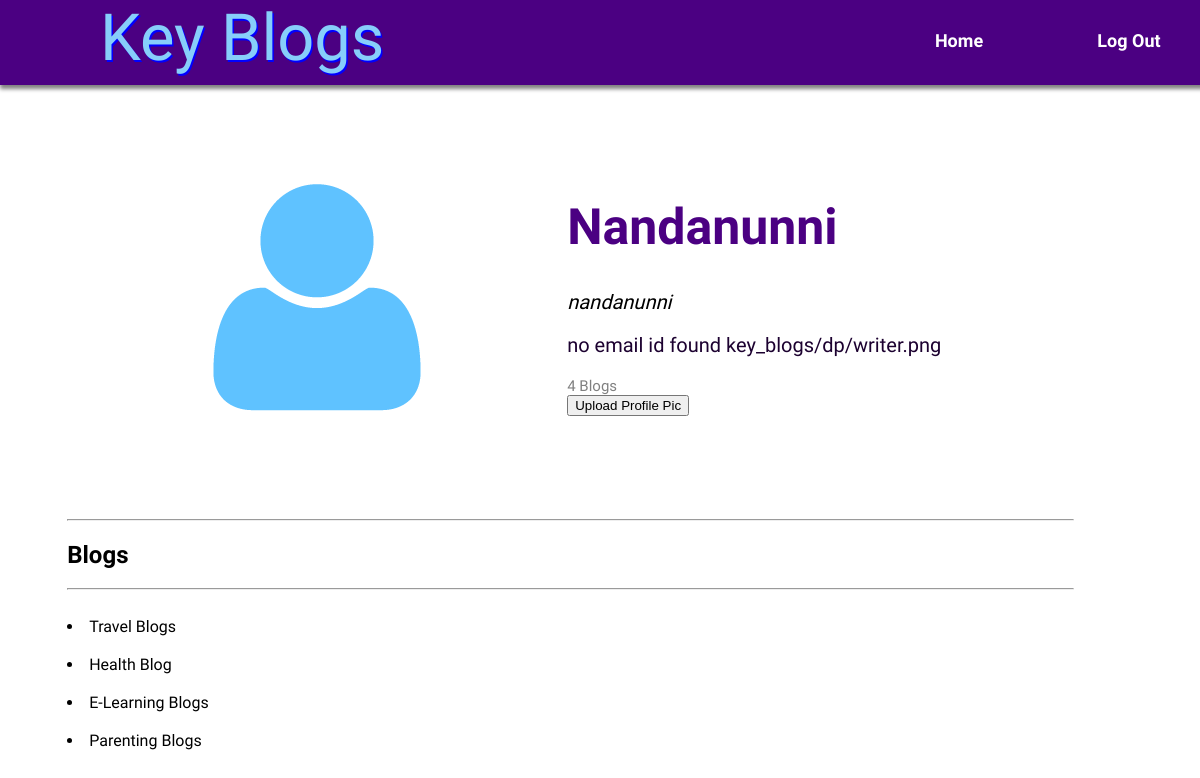
/profile/ (signed in), run on the app's committed database.
### key_blogs/models.py (models this page shows)
class Writer(models.Model):
    user = models.OneToOneField(User, on_delete=models.CASCADE)
    gender = models.CharField(max_length=7, choices=[('male', 'Male'), ('female', 'Female'), ('other', 'Other')])
    dp = models.ImageField(blank=True, upload_to='key_blogs/dp/', default='key_blogs/dp/writer.png')

class Blog(models.Model):
    author = models.ForeignKey(User, on_delete=models.CASCADE)
    title = models.CharField(max_length=25)
    content = models.TextField()
    tag = models.CharField(choices=TAGS, max_length=20, default='none')
    pub_date = models.DateField()
    mod_date = models.DateField()
    def __str__(self):
        return self.title

### key_blogs/views.py (the view)
# urls.py: path('profile/', views.profile_view, name='view_profile'),
@login_required
def profile_view(request):
    return render(request, 'key_blogs/profile.html')

### templates/key_blogs/profile.html (shortened to what this page needs)
<!DOCTYPE html>
<html lang="en">
<head>
    {% load static %}
    <link rel="stylesheet" href="{% static 'css/key_blogs/int_styles.css' %}">
</head>
<body>
    <div class="header">
        <label>Key Blogs</label>
        <a href="/logout/?next=/login"><b>Log Out</b></a>
        <a href="/feeds/"><b>Home</b></a>
        <div class="progress-container">
        </div>
    </div>
    <br/><br/><br/><br/><br/><br/>
    <div class="profile">
        <div class="profile-pic">
            <img src="{% static '/images/key_blogs/default_profile.png' %}" align='left' hspace=100>
        </div>
        <div class="profile-data">
            <br/>
            <h1>{{ user.first_name }}</h1>
            <i>{{ user.username }}</i><br/><br/>
            <label>no email id found {{user.writer.dp}}</label><br/><br/>
            <small>{{ user.blog_set.count }} Blogs</small><br/>
            <a href="/dpupload/"><button>Upload Profile Pic</button></a>
            <br/><br/><br/><br/><br/><br/>
        </div><hr>
        <div class="profile-feed">
            <h2>Blogs</h2>
            <hr><br/>
            {% for blog in user.blog_set.all %}
                <li>{{ blog }}</li><br/>
            {% endfor %}
        </div>
    </div>
</body>
</html>

### static/css/key_blogs/int_styles.css (style rules this page uses)
body { overflow-x: hidden; font-family: 'Ubuntu', sans-serif; }
.header { position: fixed; top: 0; left: 0; z-index: 1; overflow: hidden; background-color: indigo; width: 102%; box-shadow: 0 4px 4px gray; }
.header label { font-size: 65px; font-family: 'Electrolize', sans-serif; color: lightskyblue; text-shadow: 1.5px 1.5px blue; margin-left: 100px; }
.header a { color: white; text-decoration: none; float: right; display: block; text-align: center; font-size: 18px; padding: 30px 25px; margin-right: 20px; width: 100px; height: 25px; }
.progress-container { width: 100%; height: 8px; background: indigo; }
.profile { margin-left: 5%; margin-right: 10%; margin-top: 2%; }
.profile h1 { color: indigo; font-size: 50px; }
.profile img { border-radius: 100%; height: 300px; width: 300px; }
.profile-data i { font-size: 20px; }
.profile-data label { color: rgb(28, 1, 48); font-size: 20px; }
.profile-data small { color: gray; font-size: 15px; }

### data on the page
Blog: title "Travel Blogs"
Blog: title "Health Blog"
Blog: title "E-Learning Blogs"
Blog: title "Parenting Blogs"

### other printed values
{{ user.first_name }} "Nandanunni"
{{ user.username }} "nandanunni"
{{ user.writer.dp }} "key_blogs/dp/writer.png"
{{ user.blog_set.count }} "4"
